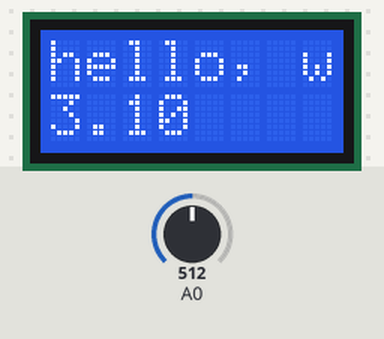
Bench run of a sketch on a simulated Arduino Uno, built with avr-gcc and run on an emulated ATmega328P. Parts: 8×2 character LCD. The inputs (shaded band) are chosen by the test bench; at power-on: A0 = 512. What the sketch prints to the serial monitor is not drawn.

Above: at 1.2 s.
1.3 s: A0 set to 716
At 2.5 s:
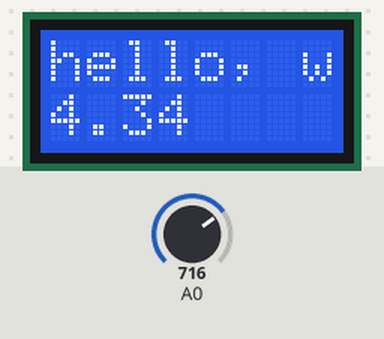
2.8 s: A0 set to 900
At 3.8 s:
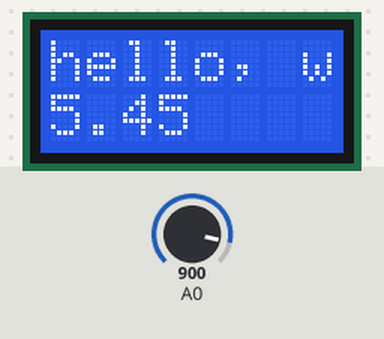
Timing chart, 0 to 3.8 s (numbered marks = the images above; inputs shaded):
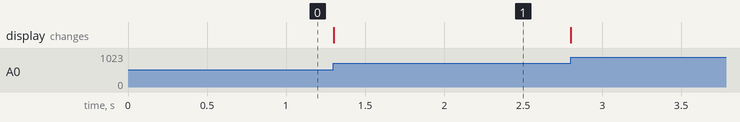

Measured:
- after the input at 1.3 s, the display: changes at once (image 1)

The sketch:

batterie.ino
```cpp
// include the library code:
#include <LiquidCrystal.h>

// initialize the library with the numbers of the interface pins
LiquidCrystal lcd(4, 5, 6, 7, 8, 9);

void setup() {
  Serial.begin(57600);
  while (!Serial) {
    ; // wait for serial port to connect. Needed for native USB port only
  }
  // set up the LCD's number of columns and rows:
  lcd.begin(8, 2);
  // Print a message to the LCD.
  lcd.print("hello, world!");
}

void loop() {
  // set the cursor to column 0, line 1
  // (note: line 1 is the second row, since counting begins with 0):
  lcd.setCursor(0, 1);
  double batterieVolt = (analogRead(0)*6.2)/1023.f;
  lcd.print(batterieVolt);
  Serial.println(batterieVolt);
}
```
